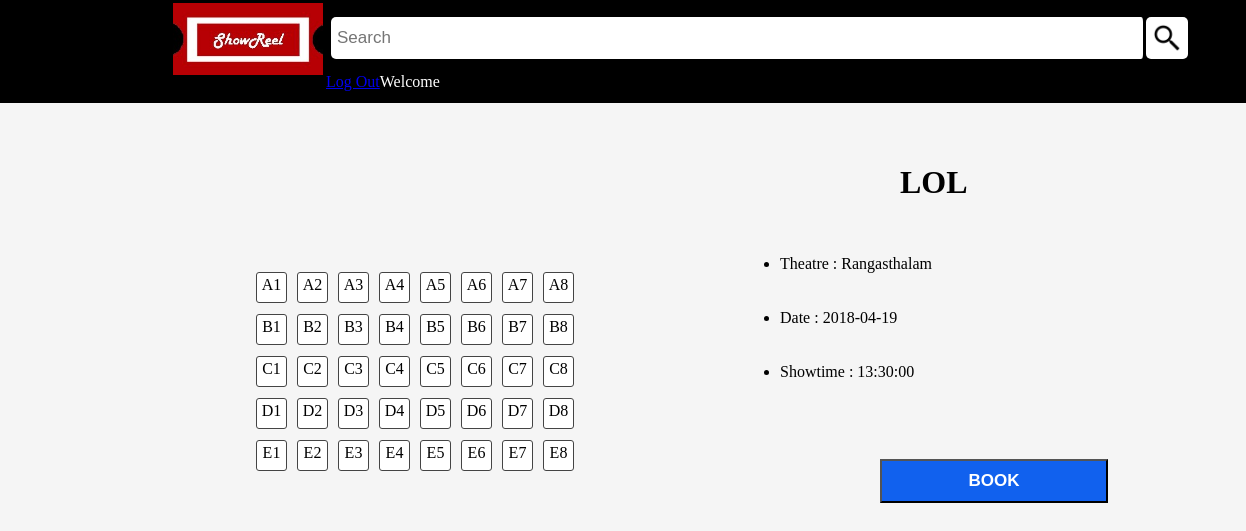
Page /rst.php?showid=76522 on the committed database.
### tables this page shows
CREATE TABLE `seats` (
  `show_id` int(5) NOT NULL,
  `seat_no` varchar(3) NOT NULL,
  `booked` tinyint(1) NOT NULL DEFAULT '0'
);

CREATE TABLE `shows` (
  `show_id` int(5) NOT NULL,
  `screen_id` int(4) NOT NULL,
  `movie_id` int(5) NOT NULL,
  `date` date NOT NULL,
  `timing` time NOT NULL
);

CREATE TABLE `movies` (
  `movie_id` int(5) NOT NULL,
  `movie_name` varchar(50) NOT NULL,
  `language` varchar(10) NOT NULL,
  `genre` varchar(20) NOT NULL,
  `rating` decimal(3,1) NOT NULL,
  `description` varchar(1000) NOT NULL,
  `cast` varchar(400) NOT NULL,
  `director` varchar(50) NOT NULL,
  `poster_loc` varchar(200) DEFAULT NULL
);

### rst.php (the view, shortened to what this page needs)
<?php
	$conn = mysqli_connect("localhost", "root", "", "moviesite") or die("Couldn't connect");
	$showid = $_GET['showid'];
?>
<!DOCTYPE html>
<html>
	<head>
		<link rel="stylesheet" type="text/css" href="./CSS/cbstyle.css" />
		<link rel="stylesheet" type="text/css" href="./CSS/style1.css" />
	</head>
	<body bgcolor= #f5f5f5>
		<div class="myHeader">
    	<div class="header1">
    		<div class="MHimage">
      			<a href="./index.php"><img src="./images/logo.jpg" /></a>
	      	</div>
  	    	<div class="searchBar">
    	  		<input type="text" name="searchBar" placeholder="Search" />
      			<input type="image" name="searchB" src="./images/search.png" class="searchButton" />
      		</div>
	    	<div class="headerA">
          		<span class="htext">Welcome <?php  ?></span>
          		<a href="./index1.php" onclick="logOut();">Log Out</a>
        	</div>
	    </div>
		</div>
		<div class="seat-layout" >
			<div class="seats">
				<br /><br /><br /><br /><br /><br /><br /><br /><br /><br /><br /><br />
				<table>
					<?php
					$rows = $rows = array('A', 'B', 'C', 'D', 'E');
					$rows = array_map('strval', $rows);
					foreach ($rows as $row) {
						echo "<tr>";
						$sql = "SELECT seat_no, booked FROM seats WHERE seat_no LIKE '$row%' AND show_id = $showid;";
						$result = mysqli_query($conn, $sql);
						if(!$result) {
							die("Couldn't complete query: " . mysqli_error($conn)) ;
						} else {
							while($row = mysqli_fetch_assoc($result)) {
								echo '<td>';
								echo '<label for="', htmlspecialchars($row['seat_no'],ENT_QUOTES, 'UTF-8'), '" class="checkbox" ><span class="text">'.$row['seat_no'].'</span></label>';
								echo "</td>";
							}
						}
						echo "</tr>";
					}?>
				</table>
			</div>
			<div class="booking" style="height: 900px;">
				<div class="MovHeader">
					<br /><br /><br />
					<h1>LOL</h1>
				</div>
				<?php
					$str1 = "SELECT movie_name, date, timing FROM movies, shows WHERE movies.movie_id IN (SELECT movie_id FROM shows ";
					$str2 = "WHERE show_id = $showid) AND show_id=$showid;";
					$sql1 = $str1.$str2;
					$result = mysqli_query($conn, $sql1);
					$row = mysqli_fetch_array($result);
				?>
				<div class="details">
					<br /><br /><br />
					<ul>
						<li>Theatre : <?php echo $row['movie_name'];?></li>
						<br /><br />
						<li>Date : <?php echo $row['date'];?></li>
						<br /><br />
						<li>Showtime : <?php echo $row['timing'];?></li>
						<br /><br />
						<br /><br />
					</ul>
					<input class="submit" id="sub" name="submit" value="BOOK" type="button" />
			    </div>
			<br / ><br /><br />
		</div>
	</body>
</html>

### CSS/cbstyle.css (style rules this page uses)
.checkbox { border-radius: 3px; background: #fff; border: 1px solid #444; width: 25px; height: 25px; display: inline-block; cursor: pointer; vertical-align: text-bottom; padding: 2px; margin: 4px; text-align: center; }
.text { vertical-align: middle; }
.seat-layout { width: 60%; }
.seats table { float:left; padding-left:250px; }
.seats { position: absolute; top:50px; }
.submit { position: absolute; float:middle; width: 150%; padding: 10px; left:100px; bottom:-50px; font-size: 17px; font-weight: 700; color: #fff; opacity: 1; background-color: #1161EE; cursor: pointer; }
.MovHeader { margin-left:120px; }
.details { position: absolute; }
.booking { position: absolute; float:right; top:110px; left:780px; height:800px; width:38%; }

### CSS/style1.css (style rules this page uses)
* { margin: 0px; padding: 0px; }
.myHeader { background-color: #000; position: relative; height: auto; overflow: hidden; width: auto; }
.header1 { margin-left: 170px; }
.myHeader a { float: left; }
.MHimage img { margin: 3px; width: 150px; height: 72px; }
.htext { color: #FFFFFF; }
.searchBar { float: left; margin-top: 9px; display: inline-block; }
.searchBar input[type=text] { float: left; height: 30px; width: 800px; padding: 6px; border: none; border-radius: 5px; margin: 5px; margin-top: 8px; margin-right: 0px; font-size: 17px; border-right: 3px solid black; }
.searchButton { float: left; background-color: #FFFFFF; cursor: pointer; font-weight: bold; padding-bottom: 2px; border-radius: 5px; width: 30px; height: 30px; padding: 6px; margin-top: 8px; margin-right: 16px; }
.headerA { margin-top: 0px; float: left; height: 30px; margin-top: 9px; display: inline-block; }
.headerA a, { float: left; background-color: #025ced; border-radius: 3px; display: inline-block; color: #FFFFFF; margin: 2px; margin-top: 14px; text-align: center; vertical-align: middle; padding: 5px 10px; text-decoration: none; font-size: 17px; }

### rows in the picture
seats: seat_no "A1"
seats: seat_no "A2"
seats: seat_no "A3"
seats: seat_no "A4"
seats: seat_no "A5"
seats: seat_no "A6"
seats: seat_no "A7"
seats: seat_no "A8"
seats: seat_no "B1"
seats: seat_no "B2"
seats: seat_no "B3"
seats: seat_no "B4"
seats: seat_no "B5"
seats: seat_no "B6"
seats: seat_no "B7"
seats: seat_no "B8"
seats: seat_no "C1"
seats: seat_no "C2"
seats: seat_no "C3"
seats: seat_no "C4"
seats: seat_no "C5"
seats: seat_no "C6"
seats: seat_no "C7"
seats: seat_no "C8"
seats: seat_no "D1"
seats: seat_no "D2"
seats: seat_no "D3"
seats: seat_no "D4"
seats: seat_no "D5"
seats: seat_no "D6"
seats: seat_no "D7"
seats: seat_no "D8"
seats: seat_no "E1"
seats: seat_no "E2"
seats: seat_no "E3"
seats: seat_no "E4"
seats: seat_no "E5"
seats: seat_no "E6"
seats: seat_no "E7"
seats: seat_no "E8"
shows: movie.movie_name "Rangasthalam", date "2018-04-19", timing "13:30:00"
